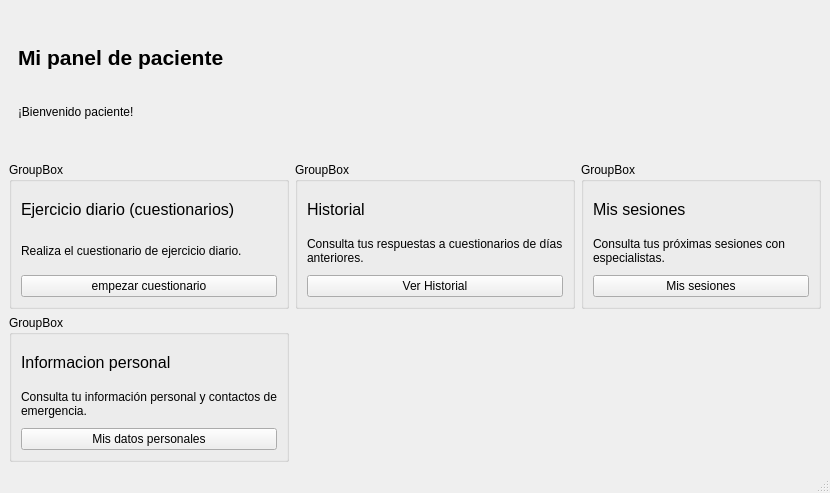
<?xml version="1.0" encoding="UTF-8"?>
<ui version="4.0">
 <class>MainWindow</class>
 <widget class="QMainWindow" name="MainWindow">
  <property name="geometry">
   <rect>
    <x>0</x>
    <y>0</y>
    <width>830</width>
    <height>493</height>
   </rect>
  </property>
  <property name="windowTitle">
   <string>MainWindow</string>
  </property>
  <widget class="QWidget" name="centralwidget">
   <layout class="QGridLayout" name="gridLayout">
    <item row="1" column="0">
     <widget class="QGroupBox" name="box_ejercicio">
      <property name="title">
       <string>GroupBox</string>
      </property>
      <layout class="QVBoxLayout" name="verticalLayout">
       <item>
        <widget class="QLabel" name="label">
         <property name="font">
          <font>
           <pointsize>12</pointsize>
          </font>
         </property>
         <property name="text">
          <string>Ejercicio diario (cuestionarios)</string>
         </property>
        </widget>
       </item>
       <item>
        <widget class="QLabel" name="label_7">
         <property name="text">
          <string>Realiza el cuestionario de ejercicio diario.</string>
         </property>
         <property name="wordWrap">
          <bool>true</bool>
         </property>
        </widget>
       </item>
       <item>
        <widget class="QPushButton" name="btn_cuestionario_diario">
         <property name="text">
          <string>empezar cuestionario</string>
         </property>
        </widget>
       </item>
      </layout>
     </widget>
    </item>
    <item row="1" column="1">
     <widget class="QGroupBox" name="box_historial">
      <property name="title">
       <string>GroupBox</string>
      </property>
      <layout class="QVBoxLayout" name="verticalLayout_2">
       <item>
        <widget class="QLabel" name="label_5">
         <property name="font">
          <font>
           <pointsize>12</pointsize>
          </font>
         </property>
         <property name="text">
          <string>Historial</string>
         </property>
        </widget>
       </item>
       <item>
        <widget class="QLabel" name="label_8">
         <property name="maximumSize">
          <size>
           <width>100000</width>
           <height>16777215</height>
          </size>
         </property>
         <property name="text">
          <string>Consulta tus respuestas a cuestionarios de días anteriores.</string>
         </property>
         <property name="wordWrap">
          <bool>true</bool>
         </property>
        </widget>
       </item>
       <item>
        <widget class="QPushButton" name="btn_ver_historial">
         <property name="text">
          <string>Ver Historial</string>
         </property>
        </widget>
       </item>
      </layout>
     </widget>
    </item>
    <item row="2" column="0">
     <widget class="QGroupBox" name="box_datos">
      <property name="title">
       <string>GroupBox</string>
      </property>
      <layout class="QVBoxLayout" name="verticalLayout_4">
       <item>
        <widget class="QLabel" name="label_4">
         <property name="font">
          <font>
           <pointsize>12</pointsize>
          </font>
         </property>
         <property name="text">
          <string>Informacion personal</string>
         </property>
        </widget>
       </item>
       <item>
        <widget class="QLabel" name="label_10">
         <property name="text">
          <string>Consulta tu información personal y contactos de emergencia.</string>
         </property>
         <property name="wordWrap">
          <bool>true</bool>
         </property>
        </widget>
       </item>
       <item>
        <widget class="QPushButton" name="btn_informacion_personal">
         <property name="text">
          <string>Mis datos personales</string>
         </property>
        </widget>
       </item>
      </layout>
     </widget>
    </item>
    <item row="1" column="2">
     <widget class="QGroupBox" name="box_sesiones">
      <property name="title">
       <string>GroupBox</string>
      </property>
      <layout class="QVBoxLayout" name="verticalLayout_3">
       <item>
        <widget class="QLabel" name="label_6">
         <property name="font">
          <font>
           <pointsize>12</pointsize>
          </font>
         </property>
         <property name="text">
          <string>Mis sesiones</string>
         </property>
        </widget>
       </item>
       <item>
        <widget class="QLabel" name="label_9">
         <property name="text">
          <string>Consulta tus próximas sesiones con especialistas.</string>
         </property>
         <property name="wordWrap">
          <bool>true</bool>
         </property>
        </widget>
       </item>
       <item>
        <widget class="QPushButton" name="btn_sesiones">
         <property name="text">
          <string>Mis sesiones</string>
         </property>
        </widget>
       </item>
      </layout>
     </widget>
    </item>
    <item row="0" column="0" colspan="2">
     <widget class="QWidget" name="widget" native="true">
      <layout class="QGridLayout" name="gridLayout_2">
       <item row="2" column="0">
        <widget class="QLabel" name="label_3">
         <property name="maximumSize">
          <size>
           <width>16777215</width>
           <height>20</height>
          </size>
         </property>
         <property name="text">
          <string>¡Bienvenido paciente!</string>
         </property>
        </widget>
       </item>
       <item row="1" column="0">
        <widget class="QLabel" name="label_2">
         <property name="maximumSize">
          <size>
           <width>16777215</width>
           <height>30</height>
          </size>
         </property>
         <property name="font">
          <font>
           <pointsize>16</pointsize>
           <bold>true</bold>
          </font>
         </property>
         <property name="text">
          <string>Mi panel de paciente</string>
         </property>
        </widget>
       </item>
      </layout>
     </widget>
    </item>
   </layout>
  </widget>
  <widget class="QMenuBar" name="menubar">
   <property name="geometry">
    <rect>
     <x>0</x>
     <y>0</y>
     <width>830</width>
     <height>22</height>
    </rect>
   </property>
  </widget>
  <widget class="QStatusBar" name="statusbar"/>
 </widget>
 <resources/>
 <connections/>
</ui>
